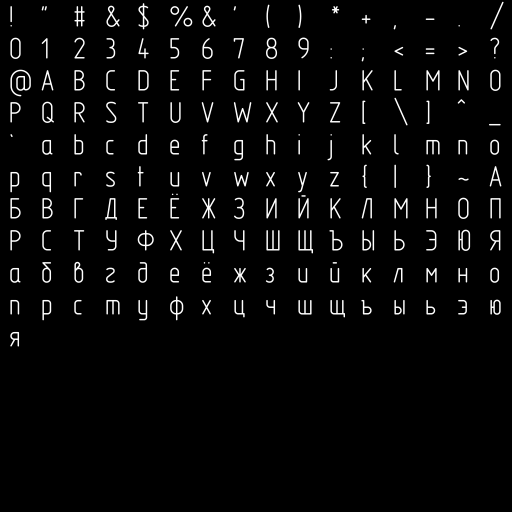
#> input picture fontpngdel/OpenGostTypeA-Regular.png, 1024 x 1024 px, found by its file name (shown at 1/2 size)
$ python ttf2png-font.py
#> lines starting #> are read from the running program, lines starting #| are printed output that depends on the picture; after the words box and inside, x2 and y2 are one past the last pixel; in counts of white or black regions, pixels touching at a corner belong together
# -*- coding: utf-8 -*-
from PIL import Image, ImageDraw, ImageFont
import textwrap
import os
import time

# Settings
W, H = (2048, 2048)
font_color = "black"
truetype_size = 100

elems = "!\"#&$%&'()*+,-./0123456789:;<=>?@ABCDEFGHIJKLMNOPQRSTUVWXYZ[\]^_`abcdefghijklmnopqrstuvwxyz{|}~"
ru_elems = "АБВГДЕЁЖЗИЙКЛМНОПРСТУФХЦЧШЩЪЫЬЭЮЯабвгдеёжзийклмнопрстуфхцчшщъыьэюя"

# [24 lines left out: function ttf2png, not called in this run]


def resize(image_path):
  #image_path = 'F:/hello.png'

#> called with image_path = 'fontpng-file/OpenGostTypeA-Regular.png'
  img = Image.open(image_path)
#> img is the input picture: PIL image 1024x1024 RGB; min 0, max 255, mean 8.7
  pixels = img.load()
  # изменяем размер
  #new_image = img.resize((2048, 2048), Image.BILINEAR)
  # сохранение картинки
  for i in range(img.size[0]):
    for j in range(img.size[1]):
        if pixels[i,j] != (0,0,0):
            pixels[i,j] = (255,255,255)
  img.save('_resize/111.png')
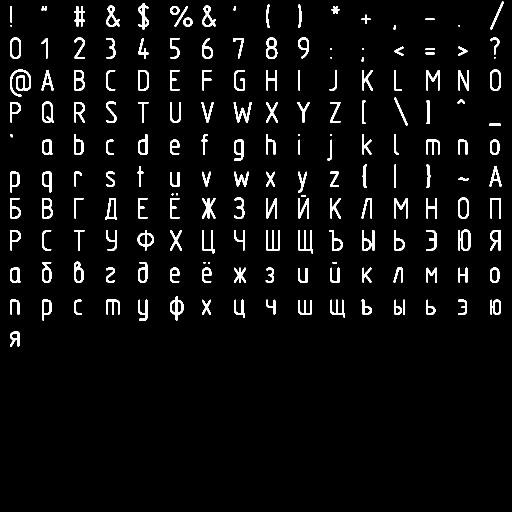
#> saved as 111.png: PIL image 1024x1024 RGB (shown at 1/2 size); 4.7% white; 179 white regions (12 under 20 px), largest, box (x1, y1, x2, y2) and area: (20, 139, 62, 193) 812, (596, 460, 626, 507) 561, (916, 459, 941, 502) 559
  #new_image.save('_resize/000.png')


# [77 lines left out: functions ttf2pngfile, ttf2pngelems, not called in this run]


#ttf2png()
#ttf2pngfile("OpenGostTypeA-Regular.ttf")
resize("fontpng-file/OpenGostTypeA-Regular.png")
#ttf2pngelems()
